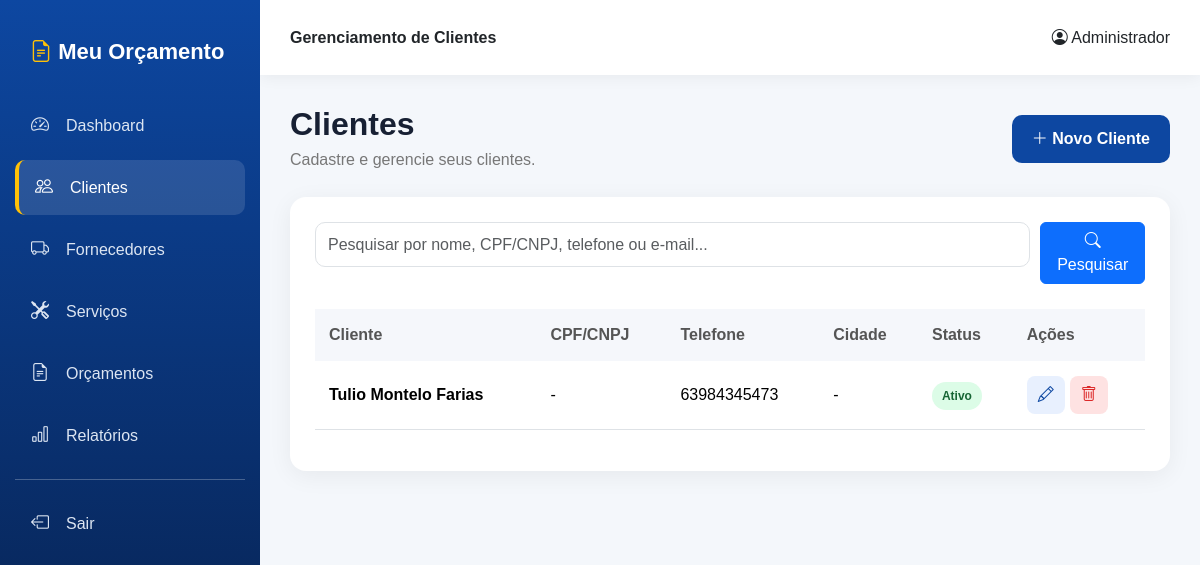
The app's page /clientes/index.php (signed in) with its own data.
### tables this page shows
CREATE TABLE `clientes` (
  `id` int(11) NOT NULL,
  `nome` varchar(150) NOT NULL,
  `tipo_pessoa` enum('fisica','juridica') DEFAULT 'fisica',
  `cpf_cnpj` varchar(20) DEFAULT NULL,
  `telefone` varchar(20) DEFAULT NULL,
  `whatsapp` varchar(20) DEFAULT NULL,
  `email` varchar(150) DEFAULT NULL,
  `cep` varchar(10) DEFAULT NULL,
  `endereco` varchar(200) DEFAULT NULL,
  `numero` varchar(20) DEFAULT NULL,
  `complemento` varchar(100) DEFAULT NULL,
  `bairro` varchar(100) DEFAULT NULL,
  `cidade` varchar(100) DEFAULT NULL,
  `estado` char(2) DEFAULT NULL,
  `observacoes` text DEFAULT NULL,
  `status` enum('ativo','inativo') DEFAULT 'ativo',
  `criado_em` timestamp NOT NULL DEFAULT current_timestamp(),
  `atualizado_em` timestamp NOT NULL DEFAULT current_timestamp() ON UPDATE current_timestamp()
);

### clientes/index.php (the view, shortened to what this page needs)
<?php
require_once "../config/database.php";
$pesquisa = trim($_GET["pesquisa"] ?? "");
if ($pesquisa !== "") {
    $sql = "
        SELECT *
        FROM clientes
        WHERE
            nome LIKE :pesquisa
            OR cpf_cnpj LIKE :pesquisa
            OR telefone LIKE :pesquisa
            OR email LIKE :pesquisa
        ORDER BY id DESC
    ";
    $stmt = $pdo->prepare($sql);
    $stmt->execute([
        ":pesquisa" => "%$pesquisa%"
    ]);
} else {
    $stmt = $pdo->query("
        SELECT *
        FROM clientes
        ORDER BY id DESC
    ");
}
$clientes = $stmt->fetchAll();
?>
<!DOCTYPE html>
<html lang="pt-BR">
<head>
    <link
        href="https://cdn.jsdelivr.net/npm/bootstrap@5.3.3/dist/css/bootstrap.min.css"
        rel="stylesheet"
    >
    <link
        rel="stylesheet"
        href="https://cdn.jsdelivr.net/npm/bootstrap-icons@1.11.3/font/bootstrap-icons.min.css"
    >
</head>
<body>
<div class="sidebar">
    <div class="logo">
        <i class="bi bi-file-earmark-text"></i>
        Meu Orçamento
    </div>
    <a href="../dashboard/">
        <i class="bi bi-speedometer2"></i>
        Dashboard
    </a>
    <a href="index.php" class="active">
        <i class="bi bi-people"></i>
        Clientes
    </a>
    <a href="../fornecedores/">
        <i class="bi bi-truck"></i>
        Fornecedores
    </a>
    <a href="../servicos/">
        <i class="bi bi-tools"></i>
        Serviços
    </a>
    <a href="../orcamentos/">
        <i class="bi bi-file-earmark-text"></i>
        Orçamentos
    </a>
    <a href="../relatorios/">
        <i class="bi bi-bar-chart"></i>
        Relatórios
    </a>
    <hr>
    <a href="../logout.php">
        <i class="bi bi-box-arrow-left"></i>
        Sair
    </a>
</div>
<div class="main">
    <div class="topbar">
        <strong>
            Gerenciamento de Clientes
        </strong>
        <div>
            <i class="bi bi-person-circle"></i>
            <?= htmlspecialchars(
                $_SESSION["usuario_nome"]
                ?? "Usuário"
            ) ?>
        </div>
    </div>
    <div class="content">
        <div class="page-header">
            <div>
                <h2>
                    Clientes
                </h2>
                <p>
                    Cadastre e gerencie seus clientes.
                </p>
            </div>
            <a
                href="cadastrar.php"
                class="btn-novo"
            >
                <i class="bi bi-plus-lg"></i>
                Novo Cliente
            </a>
        </div>
        <div class="box">
            <form
                method="GET"
                class="search-box"
            >
                <input
                    type="text"
                    name="pesquisa"
                    class="form-control"
                    placeholder="Pesquisar por nome, CPF/CNPJ, telefone ou e-mail..."
                    value="<?= htmlspecialchars($pesquisa) ?>"
                >
                <button
                    type="submit"
                    class="btn btn-primary"
                >
                    <i class="bi bi-search"></i>
                    Pesquisar
                </button>
            </form>
            <?php if (count($clientes) > 0): ?>
                <div class="table-responsive">
                    <table class="table">
                        <thead>
                            <tr>
                                <th>
                                    Cliente
                                </th>
                                <th>
                                    CPF/CNPJ
                                </th>
                                <th>
                                    Telefone
                                </th>
                                <th>
                                    Cidade
                                </th>
                                <th>
                                    Status
                                </th>
                                <th>
                                    Ações
                                </th>
                            </tr>
                        </thead>
                        <tbody>
                        <?php foreach ($clientes as $cliente): ?>
                            <tr>
                                <td>
                                    <strong>
                                        <?= htmlspecialchars($cliente["nome"]) ?>
                                    </strong>
                                </td>
                                <td>
                                    <?= htmlspecialchars(
                                        $cliente["cpf_cnpj"]
                                        ?: "-"
                                    ) ?>
                                </td>
                                <td>
                                    <?= htmlspecialchars(
                                        $cliente["telefone"]
                                        ?: "-"
                                    ) ?>
                                </td>
                                <td>
                                    <?php
                                    $cidade =
                                        $cliente["cidade"]
                                        ?: "-";
                                    ?>
                                    <?= htmlspecialchars($cidade) ?>
                                </td>
                                <td>
                                    <?php if ($cliente["status"] === "ativo"): ?>
                                        <span class="badge-ativo">
                                            Ativo
                                        </span>
                                    <?php else: ?>
                                        <span class="badge-inativo">
                                            Inativo
                                        </span>
                                    <?php endif; ?>
                                </td>
                                <td>
                                    <div class="acoes">
                                        <a
                                            href="editar.php?id=<?= $cliente["id"] ?>"
                                            class="btn-editar"
                                            title="Editar"
                                        >
                                            <i class="bi bi-pencil"></i>
                                        </a>
                                        <a
                                            href="excluir.php?id=<?= $cliente["id"] ?>"
                                            class="btn-excluir"
                                            title="Excluir"
                                            onclick="return confirmarExclusao();"
                                        >
                                            <i class="bi bi-trash"></i>
                                        </a>
                                    </div>
                                </td>
                            </tr>
                        <?php endforeach; ?>
                        </tbody>
                    </table>
                </div>
            <?php endif; ?>
        </div>
    </div>
</div>
</body>
</html>

### clientes/index.php (style rules this page uses)
body { margin: 0; background: #f4f7fb; font-family: Arial, Helvetica, sans-serif; }
.sidebar { position: fixed; width: 260px; height: 100vh; background: linear-gradient( 180deg, #0d47a1, #061d46 ); color: white; padding: 25px 15px; }
.logo { font-size: 22px; font-weight: bold; padding: 10px 15px 30px; }
.logo i { color: #ffc107; }
.sidebar a { display: flex; align-items: center; color: #dce5f2; text-decoration: none; padding: 14px 16px; margin-bottom: 7px; border-radius: 10px; transition: 0.3s; }
.sidebar a i { width: 27px; margin-right: 8px; font-size: 18px; }
.sidebar a:hover, .sidebar a.active { background: rgba( 255, 255, 255, 0.12 ); color: white; }
.sidebar a.active { border-left: 4px solid #ffc107; }
.main { margin-left: 260px; min-height: 100vh; }
.topbar { background: white; height: 75px; display: flex; align-items: center; justify-content: space-between; padding: 0 30px; box-shadow: 0 2px 15px rgba(0,0,0,0.06); }
.content { padding: 30px; }
.page-header { display: flex; justify-content: space-between; align-items: center; margin-bottom: 25px; }
.page-header h2 { margin: 0; font-weight: bold; color: #172033; }
.page-header p { color: #777; margin: 5px 0 0; }
.btn-novo { background: #0d47a1; border: none; color: white; text-decoration: none; padding: 12px 20px; border-radius: 10px; font-weight: 600; transition: 0.3s; }
.box { background: white; border-radius: 16px; padding: 25px; box-shadow: 0 5px 25px rgba(0,0,0,0.06); }
.search-box { display: flex; gap: 10px; margin-bottom: 25px; }
.search-box input { height: 45px; border-radius: 10px; }
.table { vertical-align: middle; }
.table thead th { background: #f5f7fb; color: #555; border-bottom: 0; padding: 14px; }
.table tbody td { padding: 15px 14px; }
.badge-ativo { background: #dcfce7; color: #166534; padding: 7px 10px; border-radius: 20px; font-size: 12px; font-weight: bold; }
.acoes { display: flex; gap: 5px; }
.acoes a { width: 38px; height: 38px; border-radius: 8px; display: flex; justify-content: center; align-items: center; text-decoration: none; }
.btn-editar { background: #e8f0fe; color: #0d47a1; }
.btn-excluir { background: #fee2e2; color: #dc2626; }

### records on screen
clientes: nome "Tulio Montelo Farias", cpf_cnpj "-", telefone "63984345473", cidade "-", status "Ativo"

### other values on screen
$_SESSION["usuario_nome"] "Administrador"
